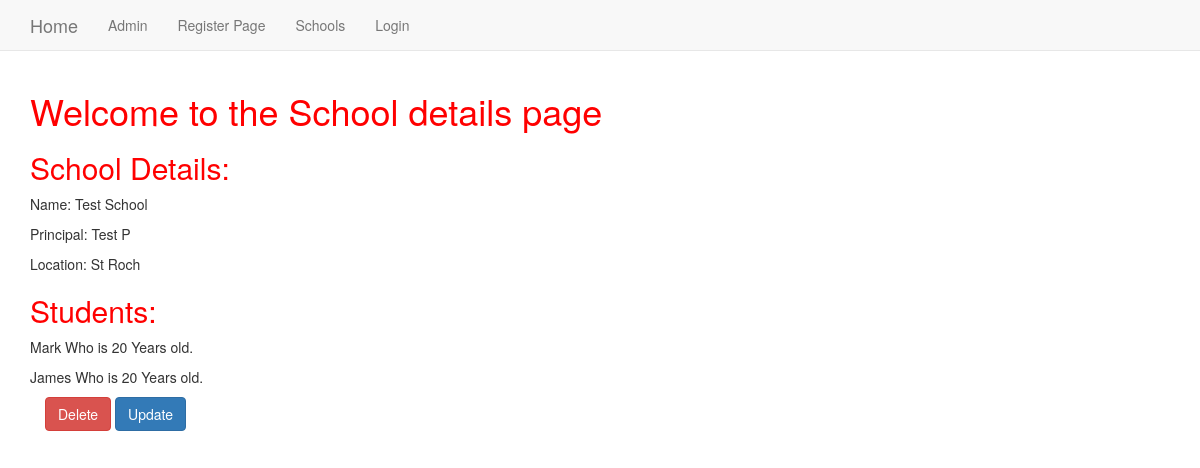
/test_app/1/, run on the app's committed database.
### test_app/models.py (models this page shows, shortened)
class School(models.Model):
    name = models.CharField(max_length=256)
    principal = models.CharField(max_length=256)
    location = models.CharField(max_length=256)

class Student(models.Model):
    name = models.CharField(max_length=256)
    age = models.PositiveIntegerField()
    school = models.ForeignKey(School, related_name='students', on_delete=models.CASCADE)

### test_app/views.py (the view)
# urls.py: url(r'^(?P<pk>\d+)/$',views.SchoolDetailView.as_view(),name='detail'),
class SchoolDetailView(DetailView):
    model = models.School
    template_name = 'test_app/school_detail.html'
    context_object_name = 'school_detail'

### templates/test_app/school_detail.html
{% extends 'test_app/base.html' %}
{% block body_block %}
<h1>Welcome to the School details page</h1>
<h2>School Details:</h2>
<p>Name:      {{school_detail.name}}</p>
<p>Principal: {{school_detail.principal}}</p>
<p>Location:  {{school_detail.location}}</p>
<h2>Students:</h2>
{% for student in school_detail.students.all %}
<p>{{student.name}} Who is {{student.age}} Years old.</p>
{% endfor %}
<div class="container">
  <p><a class='btn btn-danger' href=   "">Delete</a>
  <a class='btn btn-primary' href=  ' pk={{school_detail.pk}}'>Update</a></p>
</div>
{% endblock %}

### Static/css/mystyle.css (style rules this page uses)
h1 { color: red }
h2 { color: red }

### data on the page
School: name "Test School", principal "Test P", location "St Roch"
Student: name "Mark", age "20"
Student: name "James", age "20"
